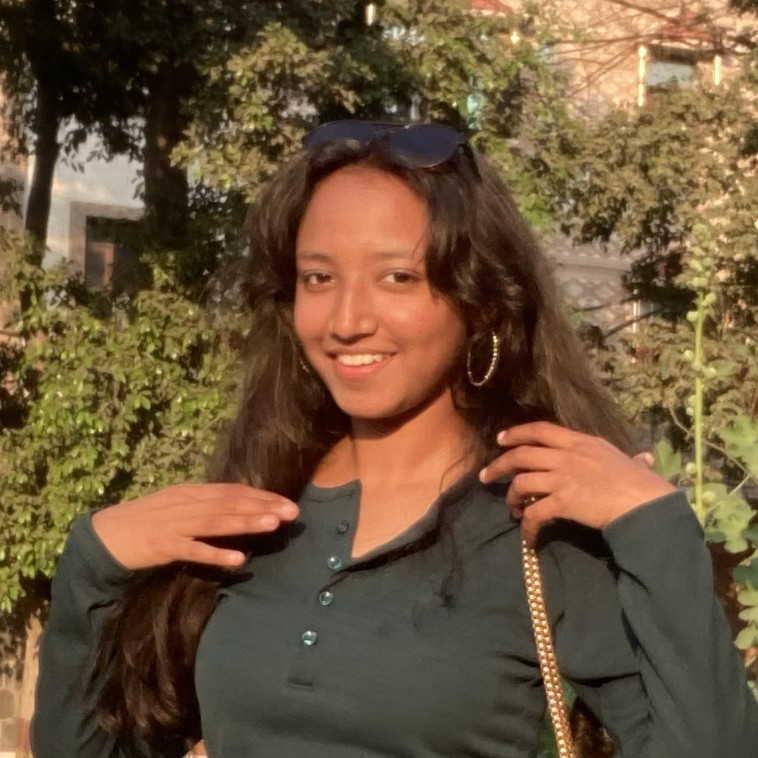
#> input picture img.JPG, 758 x 758 px
$ python -i datagen.py   (imports and definitions only)
#> lines starting #> are read from the running program, lines starting #| are printed output that depends on the picture
#> further down, picture is the input picture: PIL image 758x758 RGB; mean R, G, B 107.6, 84.7, 58
#!/usr/bin/env python3
"""
Banner data generator — THE SOURCE OF TRUTH (SVGs in the repo are derived).

Reads img.JPG and produces data/banner_data.npz containing:

  * dark_dots / light_dots : 300x340 boolean grids, 1-bit Floyd-Steinberg
    dither (serpentine order) after autocontrast(cutoff=1) -> contrast 1.3x
    -> UnsharpMask(radius=3, percent=140).
        dark  : dots draw the LIT SUBJECT only (background segmented out)
        light : dots draw the dark parts of the whole photo
  * mask                 : subject mask used for the dark theme
  * intro group ids      : 60 random interleaved groups (fade-in shimmer)
  * drift band ids       : ~94 bands, per-dot noise (sigma=4) added BEFORE
    grouping so band boundaries are organic, plus per-band drift vectors
    (42% toward the first-logo centroid in grid space)
  * logos                : three logo dot sets (~900 travellers each) in
    viewBox space + optimal-transport morph matching (scipy Hungarian)

Keep this script + the .npz; they are the source of truth, not the SVG.
"""
import os
import sys
import numpy as np
from scipy import ndimage
from scipy.optimize import linear_sum_assignment
from PIL import Image, ImageOps, ImageEnhance, ImageFilter, ImageDraw, ImageFont

HERE = os.path.dirname(os.path.abspath(__file__))
ROOT = os.path.dirname(os.path.dirname(HERE))
def _newest_photo():
    cands = [os.path.join(ROOT, n) for n in ("img.png", "img.jpg", "img.jpeg", "img.JPG")]
    cands = [p for p in cands if os.path.exists(p)]
    if not cands:
        raise RuntimeError("no img.png / img.JPG found in repo root")
    return max(cands, key=os.path.getmtime)

# [1 line that did not run here, left out]
OUTDIR = os.path.join(ROOT, "data")
OUT = os.path.join(OUTDIR, "banner_data.npz")

# ---------------------------------------------------------------- constants
GW, GH = 300, 340              # dither grid
N_INTRO = 60                   # intro fade groups
NBX, NBY = 11, 9               # drift band grid  (99 bands ~ "~94")
BAND_SIGMA = 4.0               # per-dot noise (px) before band grouping
N_TRAV = 900                   # travellers per logo
DRIFT_K = 0.42                 # band drift fraction toward first-logo centroid
GRID_CX, GRID_CY = 150.0, 170.0  # first-logo centroid in grid space (frame centre)
LOGO_BOX = (125, 145, 405, 505)  # glyph region in viewBox space (280x360)
SEED = 42
rng = np.random.default_rng(SEED)


# ------------------------------------------------------------------ helpers
def clamp(v, lo, hi):
    return max(lo, min(hi, v))


# [98 lines left out: functions floyd_steinberg, fit_to_frame, subject_mask, not called in this run]


def crop_head_shoulders(pil_img):
    """The source photo is already a head-and-shoulders shot: crop to the
    300x340 aspect, centred. Face detection only nudges the frame vertically
    so the face centre sits near ~56% of the frame height."""
    import cv2
    W, H = pil_img.size
#> W = 758; H = 758
    aspect = GW / GH
    if W / H >= aspect:
        cw, ch = int(H * aspect), H
#> cw = 668; ch = 758
    else:
        ch, cw = int(W / aspect), W
    left, top = (W - cw) // 2, (H - ch) // 2
#> left = 45; top = 0
    arr = np.asarray(pil_img.convert("RGB"))
    gray = cv2.cvtColor(arr, cv2.COLOR_RGB2GRAY)
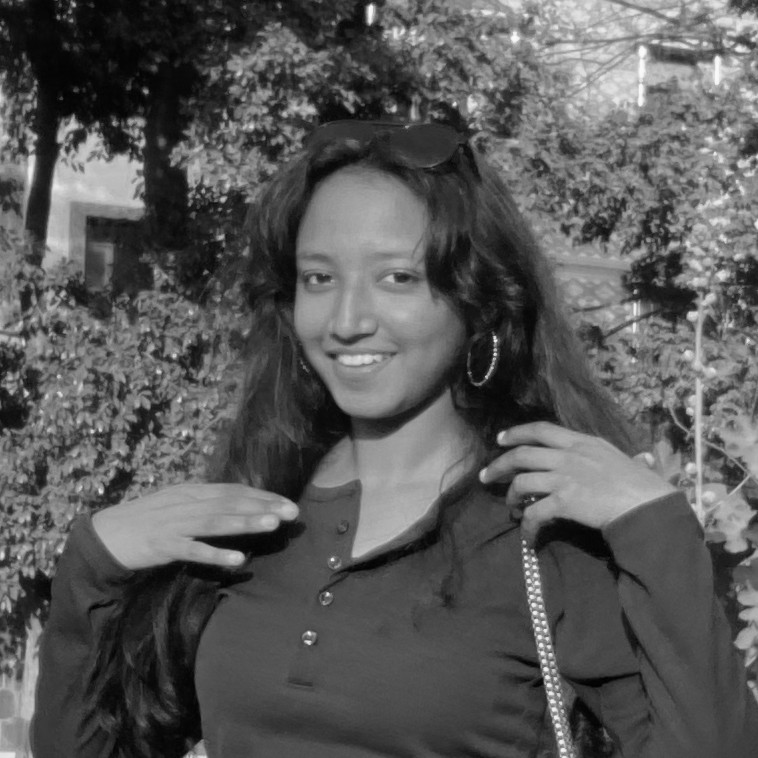
#> gray: shape (758, 758); min 0, max 251, mean 88.5
    cascade = cv2.CascadeClassifier(
        cv2.data.haarcascades + "haarcascade_frontalface_default.xml")
    faces = cascade.detectMultiScale(gray, 1.1, 5, minSize=(80, 80))
#> faces = [[262, 202, 196, 196]]
    if len(faces) == 0:
        faces = cascade.detectMultiScale(gray, 1.05, 3, minSize=(50, 50))
    if len(faces):
        fx, fy, fw, fh = max(faces, key=lambda f: f[2] * f[3])
#> fx = 262; fy = 202; fw = 196; fh = 196
        if fh > 0.06 * H:   # ignore tiny false positives (background faces)
            print("face box (x,y,w,h):", (int(fx), int(fy), int(fw), int(fh)))
#| face box (x,y,w,h): (262, 202, 196, 196)
            desired = int((fy + fh / 2.0) - 0.56 * ch)
#> desired = -124
            top = int(clamp(desired, 0, H - ch))
        else:
            print("WARN: no usable face (largest %dpx), keeping centred crop"
                  % int(fh))
    else:
        print("WARN: no face detected, keeping centred crop")
    crop = pil_img.crop((left, top, left + cw, top + ch))
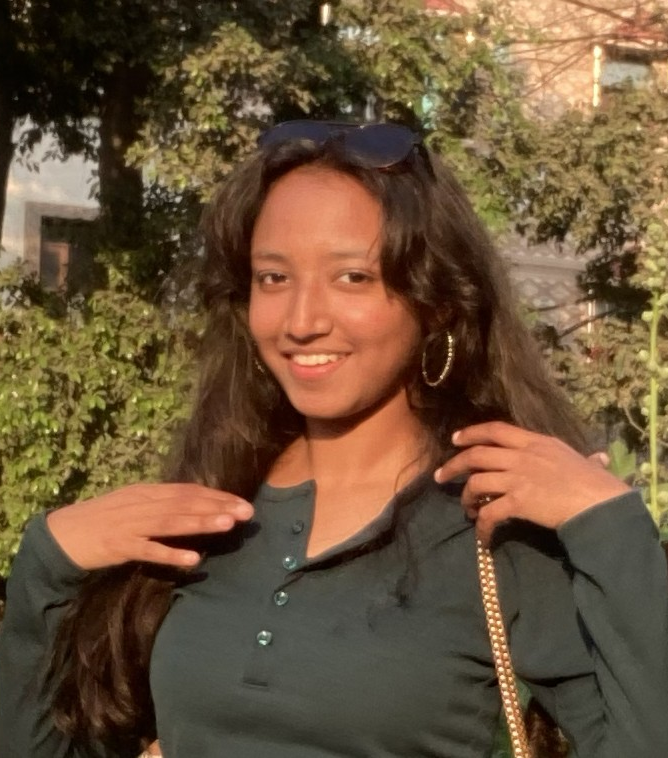
#> crop: PIL image 668x758 RGB; mean R, G, B 106, 82.6, 57.4
    return crop, (left, top, cw, ch)


# [302 lines left out: functions _pool, ascii_preview, ascii_photo, _font, rasterize, logo_vercel and 5 more, not called in this run]


# [2 lines not run here, left out]

>>> from PIL import Image
>>> picture = Image.open('../../img.JPG')
>>> result = crop_head_shoulders(picture)
